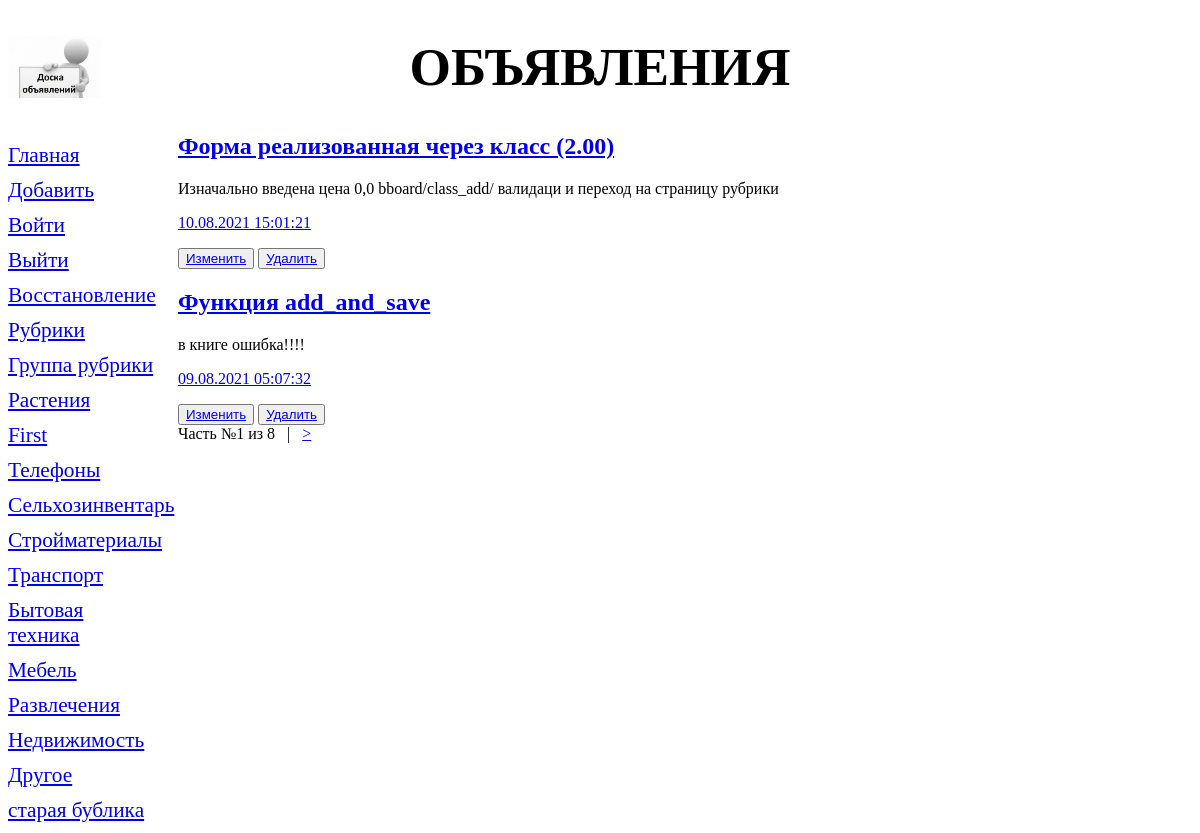
Page /bboard/ on the earlier database version.
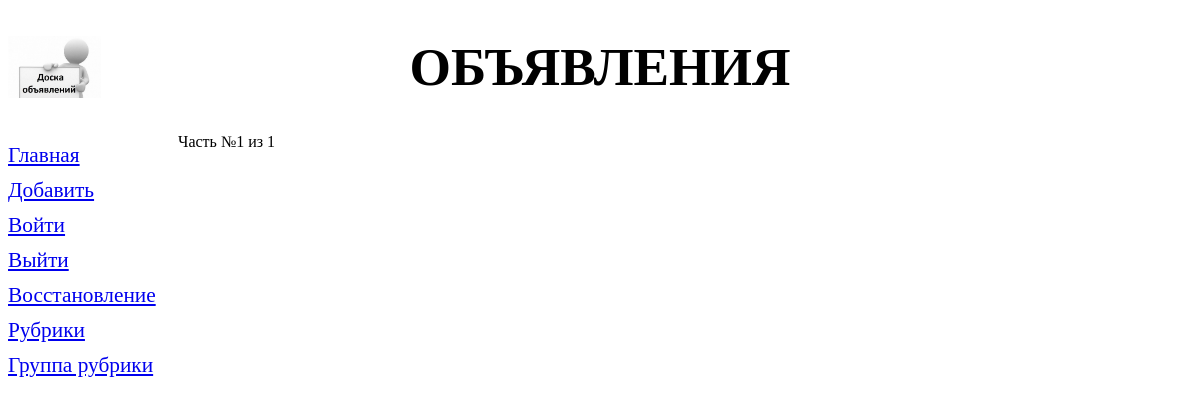
Same page on the later database version.
### bboard/models.py (models this page shows, shortened)
class Rubric (models.Model):#клас рубрик
    name = models.CharField(max_length=20, db_index=True, verbose_name='Название')
    order = models.SmallIntegerField(default=0, db_index=True)
    class Meta:
        verbose_name_plural = 'Рубрики'
        verbose_name = 'Рубрика'
        ordering = ['order', 'name']

class Bb(models.Model):#описание полей базы данных (таблица)
    title = models.CharField(max_length=50, verbose_name='Товар',
            validators=[validators.RegexValidator(regex='^.{4,}$')],
            error_messages={'invalid': 'Неправильное название товара'})#добавим валидатор по регулярному выражению
    content = models.TextField(null=True, blank=True, verbose_name='Описание',)
    price = models.FloatField(null=True, blank=True, verbose_name='Цена',
            validators=[validate_even,])#добавили свой валидатор MinMaxValueValidator(1,999999)
    published = models.DateTimeField(auto_now_add=True,db_index=True, verbose_name='Опубликовано')
    rubric = models.ForeignKey('Rubric', null=True,
    on_delete=models.PROTECT, verbose_name='Рубрика')#еще одно поле рубрика, foreignKey поле Первичной модели, 1-ссылка на класс,2 поле не обяз,3 защита от удаления всех полей рубрики какойлибо
    class Meta:#параметры полей и моделей(представление в человеческом виде-ед и мн число и порядок)
        verbose_name_plural = 'Объявления'
        verbose_name = 'Объявление'
        ordering = ['-published','title']#порядок сортировки
        unique_together = (
            ('title', 'published'),
            ('title', 'price', 'rubric')
        )#теперь поля товара и даты должны быть уникальны
        get_latest_by = '-published'
    def title_and_price(self):# функция для функционального поля, выводит название и цену или название
        if self.price:
            return '%s (%.2f)' %(self.title, self.price)
        else:
            return self.title
    title_and_price.short_description = 'Название и цена'

### bboard/views.py (the view)
# urls.py: path('', index, name='index'),#главная чрез функцию
def index(request):
    '''template = loader.get_template('bboard/index.html')#рендеренг шаблонов, сначало загружаем шаблон путь-строка
    bbs = Bb.objects.order_by('-published')#значения
    context = {'bbs': bbs}#контекст шаблона(объяние переменной с названием шаблона)
    return HttpResponse(template.render(context, request))'''#низкоуровневые инструменты, делаем рендер
    bbs = Bb.objects.all()#больше не нужно сортировать, сортировка уже в метаклассе модели (классBb)
    rubrics = Rubric.objects.all()
    paginator = Paginator(bbs, 2)#добавим пагинатор
    if 'page' in request.GET:
        page_num = request.GET['page']
    else:
        page_num = 1
    page = paginator.get_page(page_num)
    context = {'bbs': page.object_list, 'rubrics': rubrics, 'page': page}#дополним вывод рубрик
    return render(request, 'bboard/index.html', context)#

### bboard/templates/bboard/index.html (shortened to what this page needs)
{% extends "layout/basic.html" %}
{% block content %}
{% for bb in bbs %}
<div class="b">
    <h2><a href="{% url 'detail' pk=bb.pk %}">{{bb.title_and_price}}</a></h2>
    <p>{{bb.content}}</p>
    <p><a href="{% url 'by_rubric' bb.rubric.pk %}">
        {{ bb.published|date:"d.m.Y H:i:s" }}</a></p>
    <button><a href="{% url 'edit' pk=bb.pk %}">Изменить</a></button>
    <button><a href="{% url 'delite' pk=bb.pk %}">Удалить</a></button>
</div>
{% endfor %}
<div>
    Часть №{{ page.number }} из {{ page.paginator.num_pages }}
    {% if page.has_next %}
    &nbsp;&nbsp;|&nbsp;&nbsp;
    <a href="?page={{ page.next_page_number }}">&gt;</a>
    {% endif %}
</div>
{% endblock %}

### bboard/templates/layout/basic.html (shortened to what this page needs)
{% load static %}
<!DOCTYPE html>
<html>
    <head>
        <link rel="stylesheet" type="text/css" href="{% static 'bboard/style.css' %}">
    </head>
    <body>
        <header>
            <h1>Объявления</h1>
        </header>
        <nav>
            <a href="{% url 'index' %}">Главная</a>
            <a href="{% url 'add' %}">Добавить</a>
            <a href="{% url 'login' %}">Войти</a>
            <a href="{% url 'logout' %}">Выйти</a>
            <a href="{% url 'password_reset' %}">Восстановление</a>
            <a href="{% url 'rubrics' %}">Рубрики</a>
            <a href="{% url 'rubrics_formset' %}">Группа рубрики</a>
            {% for rubric in rubrics %}
            <a href="{{ rubric.get_absolute_url }}">{{ rubric.name }}</a>
            {% endfor %}
        </nav>
        <section>
        {% block content %}
        {% endblock %}
        </section>
    </body>
</html>

Differences in the rows shown:
removed Rubric: name "Растения"
removed Rubric: name "First"
removed Rubric: name "Телефоны"
removed Rubric: name "Сельхозинвентарь"
removed Rubric: name "Стройматериалы"
removed Rubric: name "Транспорт"
removed Rubric: name "Бытовая техника"
removed Rubric: name "Мебель"
removed Rubric: name "Развлечения"
removed Rubric: name "Недвижимость"
removed Rubric: name "Другое"
removed Rubric: name "старая бублика"
removed Bb: title_and_price "Форма реализованная через класс (2.00)", content "Изначально введена цена 0,0 bboard/class_add/ валидаци и переход на страницу рубрики", published "10.08.2021 15:01:21"
removed Bb: title_and_price "Функция add_and_save", content "в книге ошибка!!!!", published "09.08.2021 05:07:32"
Other differences:
{{ page.paginator.num_pages }}: "8" → "1"
